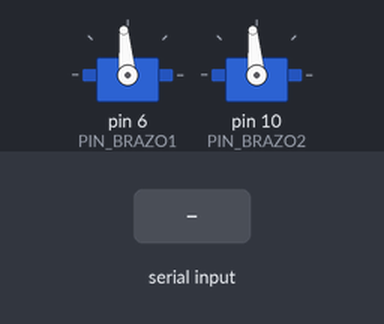
A sketch run on a simulated Arduino Uno, built with avr-gcc and run on an emulated ATmega328P. On the bench: 2 × servo. The test bench sets the inputs (shaded band). What the sketch prints to the serial monitor is not drawn.

Above: at 6.0 s.
6.1 s: "1" received over Serial
9.1 s: "0" received over Serial
Timing chart, 0 to 12.1 s (numbered marks = the images above; inputs shaded):
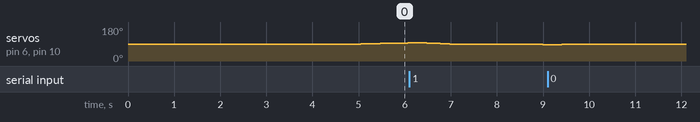

The sketch:

calibrar_brazo.ino
```cpp
// calibrar_brazo.ino — CALIBRAR LOS DOS SERVOS DEL BRAZO JUNTOS
//
// BRAZO1 (D6, hombro) y BRAZO2 (D10, muneca) se mueven en SINCRONIA.
// Asi el movimiento es coherente — el brazo no termina en una pose rara
// como cuando se mueve solo uno.
//
// La BASE (D3) y la PINZA (D11) quedan APAGADAS (sin pulso PWM, no zumban).
//
// Flujo:
//   1. Lleva brazo1+brazo2 a 90 (centro). Pausa para escuchar.
//   2. SUBE de a 1 grado lentamente (90 -> 175). Manda algo cuando zumbe.
//   3. Vuelve a 90.
//   4. BAJA de a 1 grado lentamente (90 -> 5). Manda algo cuando zumbe.
//   5. Vuelve a 90.
//   6. Imprime resumen con el rango seguro.
//
// Si NO zumba en una direccion, llega al cap y queda marcado con *.
//
// Como pararlo de emergencia:
//   - Manda cualquier letra + Enter por Serial Monitor.
//   - O apreta RESET en el Arduino.
//   - O desconecta el USB.

#include <Servo.h>

#define PIN_BRAZO1      6     // hombro
#define PIN_BRAZO2      10    // muneca

#define MS_POR_PASO     200   // lento para que se oiga bien si zumba
#define ANGULO_CENTRO   90
#define ANGULO_CAP_MAX  175   // no nos arriesgamos al 180 (tope mecanico)
#define ANGULO_CAP_MIN  5     // ni al 0
#define MARGEN_SEG      5     // grados que se le quitan/suman al limite raw

Servo servoBrazo1;
Servo servoBrazo2;

int anguloMin = ANGULO_CAP_MIN;
int anguloMax = ANGULO_CAP_MAX;
bool zumboSubiendo = false;
bool zumboBajando  = false;

void setup() {
  Serial.begin(9600);
  delay(800);

  Serial.println();
  Serial.println(F("======================================================"));
  Serial.println(F("  CALIBRACION BRAZO COMPLETO (BRAZO1 D6 + BRAZO2 D10)"));
  Serial.println(F("======================================================"));
  Serial.println(F("Los DOS servos se mueven en sincronia."));
  Serial.println(F("BASE y PINZA estan APAGADAS (no zumban)."));
  Serial.println(F("Cuando oigas ZUMBAR, manda cualquier letra + Enter."));
  Serial.println();
  delay(2500);

  servoBrazo1.attach(PIN_BRAZO1);
  servoBrazo2.attach(PIN_BRAZO2);
  moverAmbos(ANGULO_CENTRO);
  delay(1500);

  // ── Fase 1: SUBIR desde centro ──
  Serial.println(F(">>> Fase 1: SUBIENDO desde 90."));
  Serial.println(F("    Manda algo cuando zumbe."));
  vaciarSerial();
  int aFinal = ANGULO_CAP_MAX;
  for (int a = ANGULO_CENTRO + 1; a <= ANGULO_CAP_MAX; a++) {
    moverAmbos(a);
    Serial.print(F("    angulo = "));
    Serial.println(a);
    if (Serial.available() > 0) {
      vaciarSerial();
      anguloMax = a;
      zumboSubiendo = true;
      aFinal = a;
      Serial.print(F("    [REGISTRADO MAX = "));
      Serial.print(a);
      Serial.println(F("]"));
      break;
    }
    delay(MS_POR_PASO);
  }
  if (!zumboSubiendo) {
    Serial.print(F("    [NO ZUMBO. Llego al cap "));
    Serial.print(ANGULO_CAP_MAX);
    Serial.println(F("]"));
  }

  // Volver al centro
  Serial.println(F("    Volviendo al centro..."));
  for (int a = aFinal; a >= ANGULO_CENTRO; a--) {
    moverAmbos(a);
    delay(MS_POR_PASO / 2);
  }
  delay(1500);

  // ── Fase 2: BAJAR desde centro ──
  Serial.println();
  Serial.println(F(">>> Fase 2: BAJANDO desde 90."));
  Serial.println(F("    Manda algo cuando zumbe."));
  vaciarSerial();
  aFinal = ANGULO_CAP_MIN;
  for (int a = ANGULO_CENTRO - 1; a >= ANGULO_CAP_MIN; a--) {
    moverAmbos(a);
    Serial.print(F("    angulo = "));
    Serial.println(a);
    if (Serial.available() > 0) {
      vaciarSerial();
      anguloMin = a;
      zumboBajando = true;
      aFinal = a;
      Serial.print(F("    [REGISTRADO MIN = "));
      Serial.print(a);
      Serial.println(F("]"));
      break;
    }
    delay(MS_POR_PASO);
  }
  if (!zumboBajando) {
    Serial.print(F("    [NO ZUMBO. Llego al cap "));
    Serial.print(ANGULO_CAP_MIN);
    Serial.println(F("]"));
  }

  // Volver al centro y apagar
  Serial.println(F("    Volviendo al centro..."));
  for (int a = aFinal; a <= ANGULO_CENTRO; a++) {
    moverAmbos(a);
    delay(MS_POR_PASO / 2);
  }
  delay(1500);
  servoBrazo1.detach();
  servoBrazo2.detach();

  imprimirResumen();
}

void loop() {
  delay(1000);
}

void moverAmbos(int angulo) {
  servoBrazo1.write(angulo);
  servoBrazo2.write(angulo);
}

void vaciarSerial() {
  while (Serial.available() > 0) Serial.read();
}

void imprimirResumen() {
  int min_seg = zumboBajando  ? anguloMin + MARGEN_SEG : anguloMin;
  int max_seg = zumboSubiendo ? anguloMax - MARGEN_SEG : anguloMax;

  Serial.println();
  Serial.println();
  Serial.println(F("====================================================="));
  Serial.println(F("    RESUMEN: BRAZO COMPLETO (BRAZO1 + BRAZO2)"));
  Serial.println(F("====================================================="));
  Serial.print(F("  MIN raw: "));
  Serial.print(anguloMin);
  Serial.println(zumboBajando ? F("") : F("*"));
  Serial.print(F("  MAX raw: "));
  Serial.print(anguloMax);
  Serial.println(zumboSubiendo ? F("") : F("*"));
  Serial.println();
  Serial.print(F("  RANGO SEGURO (con margen "));
  Serial.print(MARGEN_SEG);
  Serial.print(F("): "));
  Serial.print(min_seg);
  Serial.print(F(" a "));
  Serial.println(max_seg);
  Serial.println();
  Serial.println(F("(*) No zumbo en esa direccion: limite = cap del barrido."));
  Serial.println();
  Serial.println(F("Como ambos servos se movieron juntos, el rango aplica a"));
  Serial.println(F("AMBOS. Copia los valores a:"));
  Serial.println(F("  config.py:"));
  Serial.println(F("    SERVO_BRAZO1_MIN / SERVO_BRAZO1_MAX"));
  Serial.println(F("    SERVO_BRAZO2_MIN / SERVO_BRAZO2_MAX"));
  Serial.println(F("  brazo_robotico.ino:"));
  Serial.println(F("    BRAZO1_MIN / BRAZO1_MAX"));
  Serial.println(F("    BRAZO2_MIN / BRAZO2_MAX"));
  Serial.println();
  Serial.println(F("=== FIN ==="));
}
```
